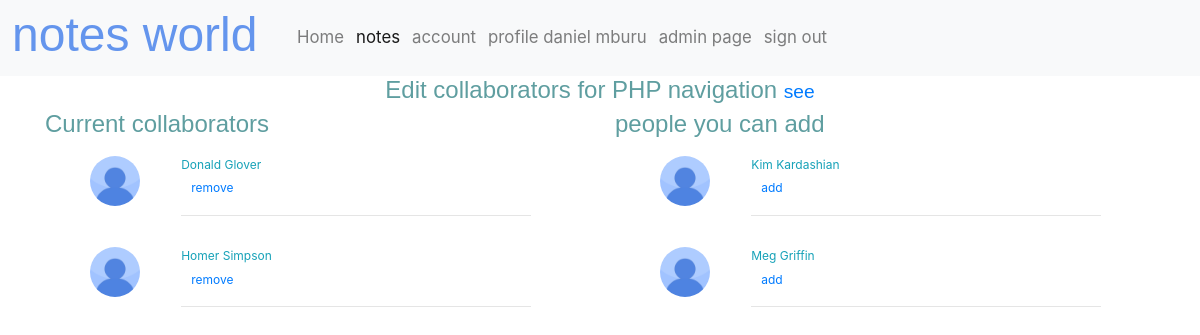
The app's page /notes/edit/collaboration/note4/ (signed in) with its own data.
### notes/models.py (models this page shows, shortened)
class Note(models.Model):
    privacy_options = (("PB", "public"), ("CO", "connected"), ("PR", "private"),)
    user = models.ForeignKey(User, on_delete=models.PROTECT)
    title = models.CharField(max_length=500)
    content = models.TextField()
    created = models.DateTimeField(auto_now_add=True)
    collaborative = models.BooleanField(default=False)
    last_modified = models.DateTimeField(auto_now=True)
    last_modifier = models.CharField(max_length=5, blank=True, null=True)
    privacy = models.CharField(max_length=2, choices=privacy_options, default="PR")
    collaborators = models.ManyToManyField(Profile, blank=True)
    objects = NoteManager()
    class Meta:
        ordering = ["-created"]
    def get_absolute_url(self):
        return reverse("notes:note-page", args=[str(self.id)])

### account/models.py (models this page shows, shortened)
class Profile(models.Model):
    gender_options = (("M", "MALE"), ("F", "FEMALE"), ("NON", "PREFER NOT TO SAY"),)
    user = models.OneToOneField(User, on_delete=models.CASCADE)
    image = models.ImageField(default="profile.jpg", blank=True, null=True)
    occupation = models.CharField(max_length=100, blank=True, null=True)
    gender = models.CharField(max_length=3, choices=gender_options, blank=True, null=True)
    pen_name = models.CharField(max_length=200)
    objects = models.Manager()

### notes/views.py (the view)
# urls.py: path("edit/collaboration/note<int:pk>/", views.CollaboratorsEdit.as_view(), name="edit-collaborators"),
class CollaboratorsEdit(LoginRequiredMixin, generic.TemplateView):
    template_name = "notes/collaborators.html"
    def get_note(self):
        return Note.objects.get(id=self.kwargs['pk'])
    def collaborators(self):
        return self.get_note().collaborators.all()
    def collaboration_suggestions(self):
        suggestions = []
        conns = Connection.objects.get_user_conn(self.request.user)
        not_ = self.collaborators()
        for conn in conns:
            if conn.profile not in not_:
                suggestions.append(conn)
        return suggestions
    def get_context_data(self, **kwargs):
        context = super().get_context_data(**kwargs)
        context['collaborators'] = self.collaborators()
        context['note'] = self.get_note()
        context['suggestions'] = self.collaboration_suggestions()
        return context

### account/models.py (called while the page is built)
    def get_user_conn(self, user):
        qset = (
                models.Q(conn_sender=user) |
                models.Q(conn_receiver=user.profile)
        )
        connected = []
        connected_obj = Connection.objects.filter(qset)
        for obj in connected_obj:
            if obj.approved:
                if obj.conn_sender == user:
                    connected.append(obj.conn_receiver.user)
                else:
                    connected.append(obj.conn_sender)
        return connected

### notes/templates/notes/collaborators.html (shortened to what this page needs)
{% extends "base.html" %}
{% load staticfiles %}
{% block style %}<link rel="stylesheet" type="text/css" href="{% static 'notes/css/collaborators.css' %}"/>{% endblock style %}
{% block notes %}active{% endblock notes %}
{% block content %}
    <div class="container">
        <div class="row">
            <div class="text-center col-md-12">
                <h2>Edit collaborators for {{ note.title }} <small><a href="{{ note.get_absolute_url }}">see</a></small></h2>
            </div>
            {% if collaborators %}
            <div class="col-md-6">
                <h2>Current collaborators</h3>
                {% for collaborator in collaborators %}
                <div class="row user">
                    <div class="col-sm-2">
                        <img class="user-img" alt="image of {{ collaborator.username }}" src="{{ collaborator.image.url }}">
                    </div>
                    <div class="col-sm-9 user-info">
                        <span class="text-info">{{ collaborator.user.get_full_name }}</span>
                        <br />
                        <a href="{% url 'notes:remove-collaborator' note.id collaborator.id %}" class="btn btn-link">remove</a>
                        <hr />
                    </div>
                </div>
                {% endfor %}
            </div>
            {% endif %}
            <div class="col-md-6">
                {% if suggestions %}
                <h2>people you can add</h2>
                {% for suggestion in suggestions %}
                <div class="row user">
                    <div class="col-sm-2">
                        <img class="user-img" alt="image of {{ suggestion.username }}" src="{{ suggestion.profile.image.url }}">
                    </div>
                    <div class="col-sm-9 user-info">
                        <span class="text-info">{{ suggestion.get_full_name }}</span>
                        <br />
                        <a href="{% url 'notes:add-collaborator' note.id suggestion.id %}" class="btn btn-link">add</a>
                        <hr />
                    </div>
                </div>
                {% endfor %}
                {% else %}
                    <h2>you seem to have no one you can add <small><a href="{% url 'base_account:connected' %}">click here to connect to more people</a></small></h2>
                {% endif %}
            </div>
        </div>
    </div>
{% endblock content %}

### note/templates/base.html (shortened to what this page needs)
<!DOCTYPE html>
{% load staticfiles %}
<html>
<head>
    <link rel="stylesheet" type="text/css" media="screen" href="http://127.0.0.1/assets/css/bootstrap.min.css" />
    <link href="https://stackpath.bootstrapcdn.com/bootstrap/4.1.3/css/bootstrap.min.css" rel="stylesheet">
    <link rel="stylesheet" type="text/css" media="screen" href="{% static 'css/base.css' %}" />
    {% block style %}{% endblock style %}
</head>
<body>
        <nav id="navbar" class="navbar navbar-expand-lg navbar-light bg-light">
            <h1>notes world</h1>
            <div class="collapse navbar-collapse" id="navbarSupportedContent">
              <ul class="navbar-nav mr-auto">
                <li class="nav-item">
                  <a class="nav-link {% block home %}{% endblock home %}" href="#">Home</a>
                </li>
                <li class="nav-item">
                  <a class="nav-link {% block notes %}{% endblock notes %}" href="{% url 'notes:index' %}">notes</a>
                </li>
                <li class="nav-item">
                    <a class="nav-link {% block account %}{% endblock account %}" href="{% url 'base_account:account-index' %}">account</a>
                </li>
                {% if user.is_authenticated %}
                    <li class="nav-item">
                        <a class="nav-link {% block profile %}{% endblock profile %}" href="{% url 'base_account:profile' %}">profile {{ user.get_full_name }}</a>
                    </li>{% if user.is_staff %}
                    <li class="nav-item">
                        <a class="nav-link" href="{% url 'admin:index' %}" target="_blank">admin page</a>
                    </li>{% endif %}
                    <li class="nav-item">
                        <a class="nav-link" href="{% url 'logout' %}">sign out</a>
                    </li>
                {% endif %}
              </ul>
            </div>
        </nav>
    <div id="main">
        {% block content %}
        {% endblock content %}
    </div>
</body>
</html>

### note/static/css/base.css (style rules this page uses)
html { font-size: 12px; font-family: "roboto", sans-serif; }
h1 { font-family: calibri, sans-serif; font-size: 4em; color: cornflowerblue; margin-right: 0.7em; }
h2 { font-family: calibri, sans-serif; color: cadetblue; }
#navbar a { font-size: 1.4em; }

### note/static/notes/css/collaborators.css (style rules this page uses)
.user-img { width: 50px; height: 50px; border-radius: 50%; margin-left: 25%; }
.user { margin: 1.2em; padding: 0.2em; }
.user-info { margin-left: 20px; }

### records on screen
Note: title "PHP navigation"
Profile: image (placeholder picture), user.get_full_name "Donald Glover"
Profile: image (placeholder picture), user.get_full_name "Homer Simpson"

### other values on screen
{{ user.get_full_name }} "daniel mburu"
{{ suggestion.get_full_name }} "Kim Kardashian"
{{ suggestion.get_full_name }} "Meg Griffin"
